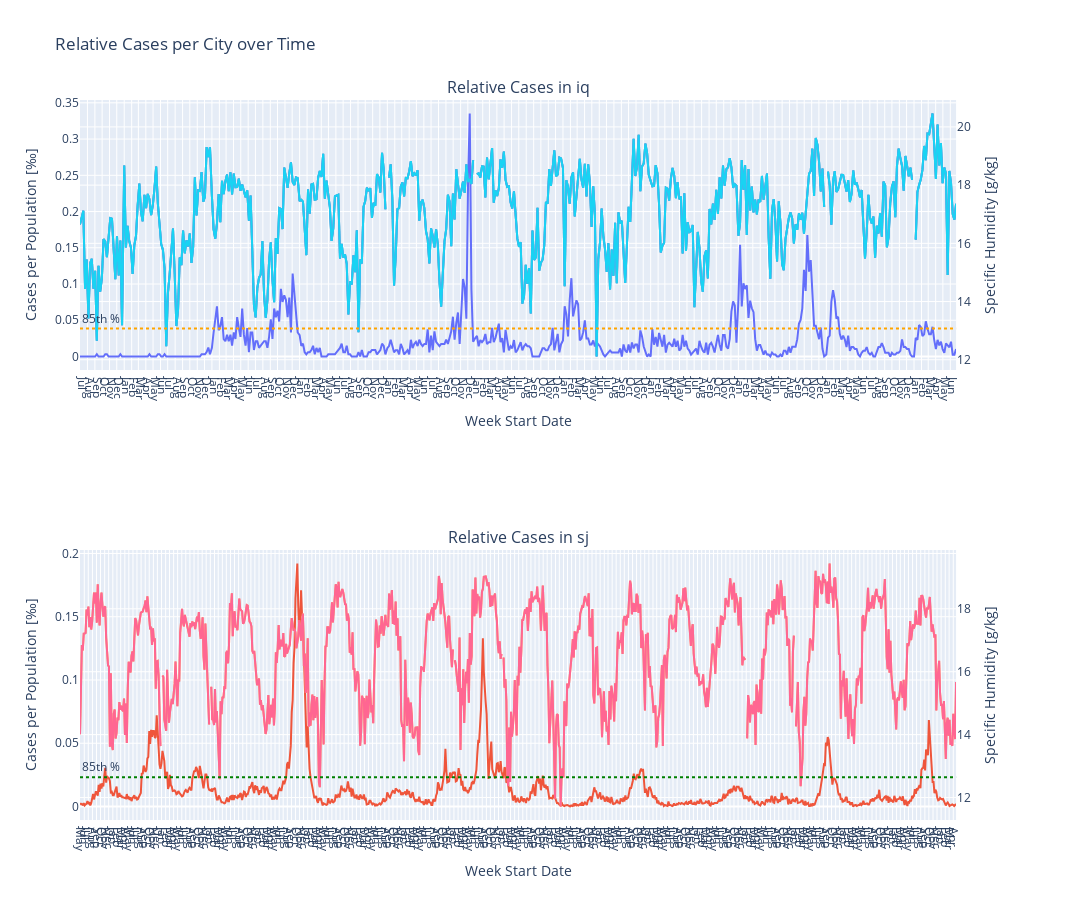

Write notebook code for a chart like this one.
### Markdown cell above
Now, that paints a clearer picture. The main influence in both cities is humidity, followed by temperature. Let's reuse the plot from earlier and see how the specific humidity fits into the relative cases ofer time.

### Code cell
fig.add_trace(
    go.Scatter(
        x=iq_data['week_start_date'],
        y=iq_data['reanalysis_specific_humidity_g_per_kg'],
        mode='lines',
        name='humidity'
    ),
    1,
    1,
    secondary_y=True
)
fig.add_trace(
    go.Scatter(
        x=sj_data['week_start_date'],
        y=sj_data['reanalysis_specific_humidity_g_per_kg'],
        mode='lines',
        name='humidity'
    ),
    2,
    1,
    secondary_y=True
)
fig.update_yaxes(
    title_text="Specific Humidity [g/kg]",
    secondary_y=True
)
fig.show()

### Figure 1 — Plotly figure (JSON) as saved in the notebook; plotly's stock layout.template omitted (floating-point values rounded to 4 significant figures; data arrays with more than 128 entries replaced by an {"elided": "..."} marker saying what was removed)
{"data": [{"mode": "lines", "name": "iq", "type": "scatter", "x": {"elided": "520 str values"}, "xaxis": "x", "y": {"elided": "520 float values"}, "yaxis": "y"}, {"mode": "lines", "name": "sj", "type": "scatter", "x": {"elided": "936 str values"}, "xaxis": "x2", "y": {"elided": "936 float values"}, "yaxis": "y3"}, {"mode": "lines", "name": "humidity", "type": "scatter", "x": {"elided": "520 str values"}, "xaxis": "x", "y": {"elided": "520 float values"}, "yaxis": "y2"}, {"mode": "lines", "name": "humidity", "type": "scatter", "x": {"elided": "520 str values"}, "xaxis": "x", "y": {"elided": "520 float values"}, "yaxis": "y2"}, {"mode": "lines", "name": "humidity", "type": "scatter", "x": {"elided": "936 str values"}, "xaxis": "x2", "y": {"elided": "936 float values"}, "yaxis": "y4"}, {"mode": "lines", "name": "humidity", "type": "scatter", "x": {"elided": "520 str values"}, "xaxis": "x", "y": {"elided": "520 float values"}, "yaxis": "y2"}, {"mode": "lines", "name": "humidity", "type": "scatter", "x": {"elided": "936 str values"}, "xaxis": "x2", "y": {"elided": "936 float values"}, "yaxis": "y4"}], "layout": {"annotations": [{"font": {"size": 16}, "showarrow": false, "text": "Relative Cases in iq", "x": 0.47, "xanchor": "center", "xref": "paper", "y": 1, "yanchor": "bottom", "yref": "paper"}, {"font": {"size": 16}, "showarrow": false, "text": "Relative Cases in sj", "x": 0.47, "xanchor": "center", "xref": "paper", "y": 0.375, "yanchor": "bottom", "yref": "paper"}, {"showarrow": false, "text": "85th %", "x": 0, "xanchor": "left", "xref": "x domain", "y": 0.03848, "yanchor": "bottom", "yref": "y"}, {"showarrow": false, "text": "85th %", "x": 0, "xanchor": "left", "xref": "x2 domain", "y": 0.0231, "yanchor": "bottom", "yref": "y3"}], "height": 900, "shapes": [{"line": {"color": "orange", "dash": "dot"}, "type": "line", "x0": 0, "x1": 1, "xref": "x domain", "y0": 0.03848, "y1": 0.03848, "yref": "y"}, {"line": {"color": "green", "dash": "dot"}, "type": "line", "x0": 0, "x1": 1, "xref": "x2 domain", "y0": 0.0231, "y1": 0.0231, "yref": "y3"}], "showlegend": false, "title": {"text": "Relative Cases per City over Time"}, "width": 2500, "xaxis": {"anchor": "y", "domain": [0, 0.94], "dtick": "M1", "tick0": "", "tickformat": "%b", "ticklabelmode": "period", "title": {"text": "Week Start Date"}}, "xaxis2": {"anchor": "y3", "domain": [0, 0.94], "dtick": "M1", "tickformat": "%b", "ticklabelmode": "period", "title": {"text": "Week Start Date"}}, "yaxis": {"anchor": "x", "domain": [0.625, 1], "title": {"text": "Cases per Population [‰]"}}, "yaxis2": {"anchor": "x", "overlaying": "y", "side": "right", "title": {"text": "Specific Humidity [g/kg]"}}, "yaxis3": {"anchor": "x2", "domain": [0, 0.375], "title": {"text": "Cases per Population [‰]"}}, "yaxis4": {"anchor": "x2", "overlaying": "y3", "side": "right", "title": {"text": "Specific Humidity [g/kg]"}}}}
